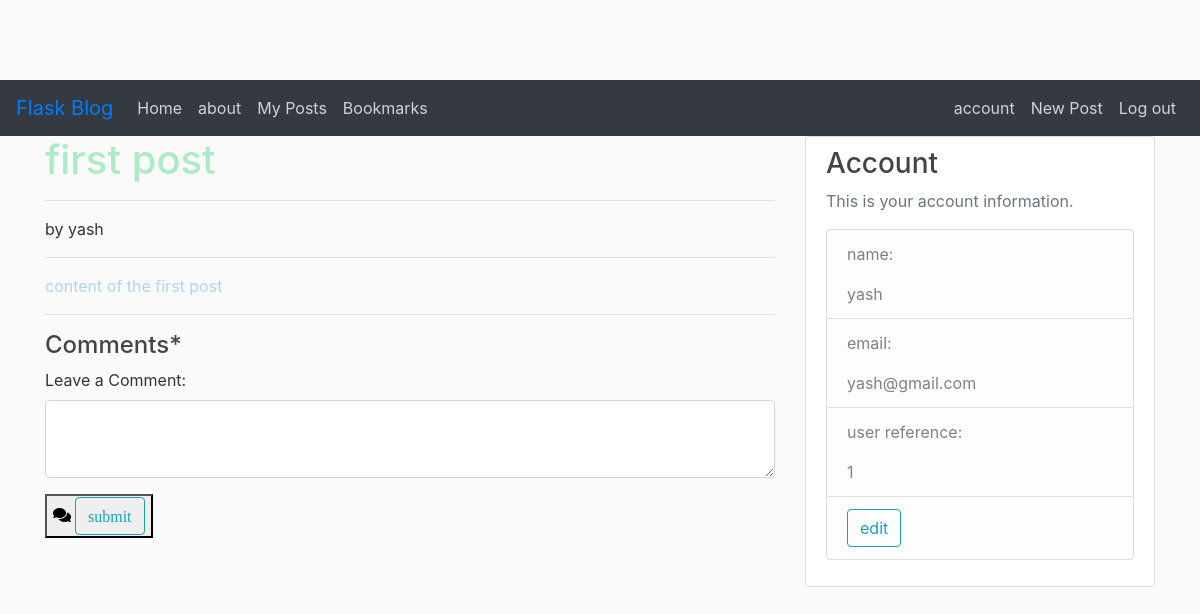
Before: /post/1 (signed in) with the older database file.
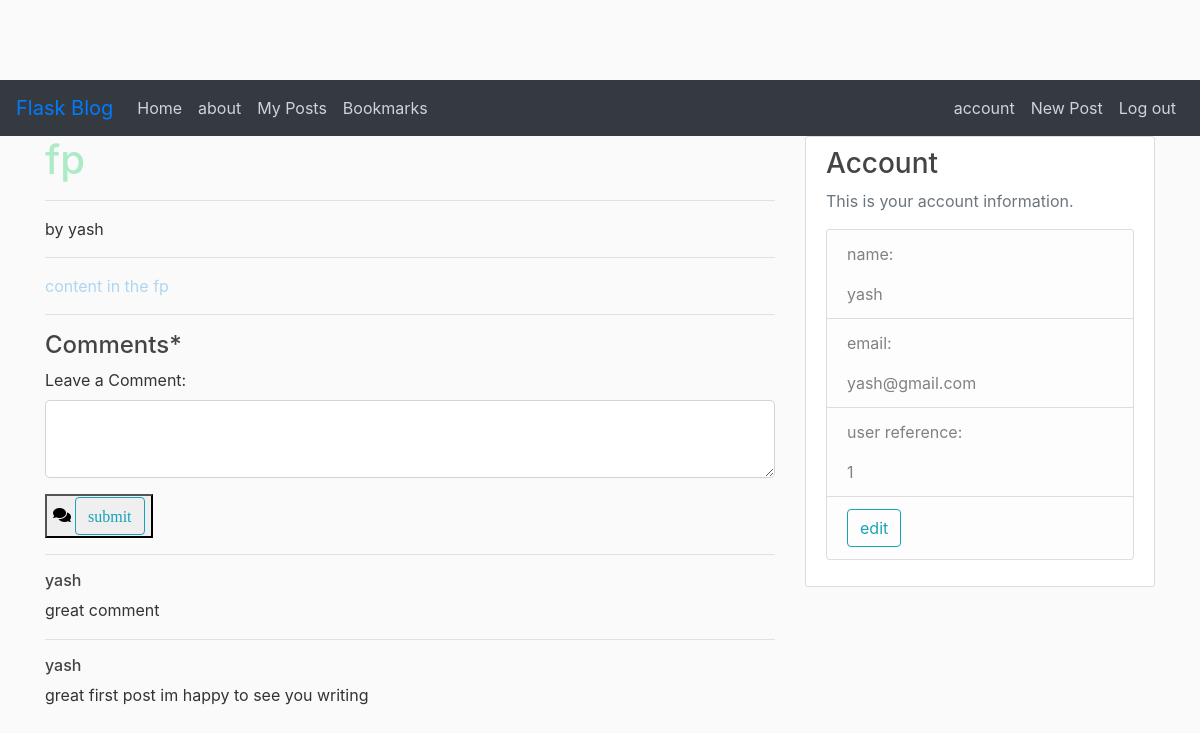
After: the same page with the newer database file.
### flaskblog/models.py (models this page shows, shortened)
class Post(db.Model):
	id = db.Column(db.Integer, primary_key = True)
	title = db.Column(db.String(100), nullable = False)
	summary = db.Column(db.String(100), nullable = False)
	date_posted = db.Column(db.DateTime, nullable = False, default=datetime.utcnow)
	content = db.Column(db.Text, nullable = False)
	user_id = db.Column(db.Integer, db.ForeignKey('user.id'), nullable = False)
	upvotes = db.Column(db.Integer, default=0)
	downvotes = db.Column(db.Integer, default=0)
	comments = db.relationship('Comment', secondary=post_comments, backref=db.backref('posted_on', lazy='dynamic'))

class User(db.Model, UserMixin):
	id = db.Column(db.Integer, primary_key = True)
	username = db.Column(db.String(20), unique = True, nullable = False)
	email = db.Column(db.String(120), unique = True, nullable = False)
	image_file = db.Column(db.String(20), nullable = False, default = 'default.jpg')
	password = db.Column(db.String(60), nullable = False)
	posts = db.relationship('Post', backref = 'author', lazy = True)
	bookmarks = db.relationship('Post', secondary=user_bookmarks, backref=db.backref('users', lazy='dynamic'))
	comments = db.relationship('Comment', backref = 'commenter', lazy= True)

class Comment(db.Model):
	id = db.Column(db.Integer, primary_key=True)
	text = db.Column(db.Text)
	user = db.Column(db.Integer, db.ForeignKey('user.id'))

### flaskblog/routes.py (the view, shortened to what this page needs)
@app.route("/post/<int:post_id>", methods=['GET', 'POST'])
@login_required
def post_display(post_id):
	test_id = post_id
	post = Post.query.get(int(post_id))
	coms = post.comments
	form = CommentForm()
	x = current_user.id
	return render_template('display_post.html', title='post.id', post = post, comments = coms, form = form)

### flaskblog/forms.py
class CommentForm(FlaskForm):
	text = TextAreaField('Leave a Comment:', validators=[Length(min=5, max=600)])
	submit = SubmitField('submit')

### flaskblog/models.py (called while the page is built)
@login_manager.user_loader
def load_user(user_id):
	return User.query.get(int(user_id))

### flaskblog/templates/display_post.html (shortened to what this page needs)
 {% extends "layout.html" %}
{% block content %}
    <h1 style="color:#ABEBC6;">{{ post.title }}</h1>
    <hr>
    <p>by {{ post.author.username }}</p>
    <hr>
    <p class="article-content" style="color:#AED6F1;">{{ post.content }}<p>
    <hr>
    <h4>Comments*</h4>
    <form method="POST" action="" enctype="multipart/form-data">
      <fieldset class="form-group">
          <div class="form-row">
            <div class="col">
                {{ form.text.label(class="form-control-label") }}
                {{ form.text(class="form-control form-control-lg") }}
              </div>
            </div>
        </fieldset>
      <div class="form-group">
        <button type="submit"><i class="fa fa-comments">
        {{ form.submit(class="btn btn-outline-info") }}
        </i></button>
      </div>
    </form>
    {% for comment in comments %}
    	<hr>
		<a href="{{ url_for('displayuser', user_id = comment.commenter.id) }}"><h6>{{comment.commenter.username}}</h6></a>
    		<div style="width:600px; height:25px;">
    			{{comment.text}}
    		</div>
    {% endfor %}
{% endblock content %}

### flaskblog/templates/layout.html (shortened to what this page needs)
<!DOCTYPE html>
<html>
<head>
      <link rel="stylesheet" href="https://maxcdn.bootstrapcdn.com/bootstrap/4.0.0/css/bootstrap.min.css">
      <link rel="stylesheet" href="https://use.fontawesome.com/releases/v5.7.0/css/all.css">
    <link rel="stylesheet" type="text/css" href="{{ url_for('static', filename='main.css') }}">
</head>
<body>
    <header class="site-header">
      <nav class="navbar navbar-expand-lg navbar-primary bg-dark">
        <a class="navbar-brand" href="#">Flask Blog</a>
        <div class="collapse navbar-collapse" id="navbarNav">
          <ul class="navbar-nav">
            <li class="nav-item active">
              <a class="nav-link" href="{{ url_for('home') }}">Home <span class="sr-only">(current)</span></a>
            </li>
            <li class="nav-item">
              <a class="nav-link" href="{{ url_for('about') }}">about</a>
            </li>
            {% if current_user.is_authenticated %}
              <li class="nav-item"><a class = "nav-link" href="{{ url_for('myposts') }}">My Posts</a></li>
              <li class="nav-item"><a class = "nav-link" href="{{ url_for('bookmarks', user_id = current_user.id) }}">Bookmarks</a></li>
            {% endif %}
          </ul>
        </div>
            <ul class="nav navbar-nav navbar-right">
              {% if current_user.is_authenticated %}
                <li class="nav-item"><a class = "nav-link" href="{{ url_for('account') }}">account</a></li>
                <li class="nav-item"><a class = "nav-link" href="{{ url_for('new') }}">New Post</a></li>
                <li class="nav-item"><a class = "nav-link" href="{{ url_for('logout') }}">Log out</a></li>
              {% else %}
                <li class="nav-item"><a class = "nav-link" href="{{ url_for('register') }}">sign up</a></li>
                <li class="nav-item"><a class = "nav-link" href="{{ url_for('login') }}">Log in</a></li>
              {% endif %}
          </ul>
      </nav>
    </header>
    <main role="main" class="container">
      <div class="row">
        <div class="col-md-8">
          {% block content %}{% endblock %}
        </div>
        {% if current_user.is_authenticated %}
          <div class="col-md-4">
            <div class="content-section">
              <h3>Account</h3>
              <p class='text-muted'>This is your account information.
                <ul class="list-group">
                  <li class="list-group-item list-group-item-light"><p>name: </p>{{current_user.username}}</li>
                  <li class="list-group-item list-group-item-light"><p>email: </p>{{current_user.email}}</li>
                  <li class="list-group-item list-group-item-light"><p>user reference: </p>{{current_user.id}}</li>
                  <li class="list-group-item list-group-item-light"><a href="{{ url_for('account') }}" class="btn btn-outline-info">edit</a></li>
                </ul>
              </p>
            </div>
          </div>
        {% endif %}
      </div>
    </main>
</body>
</html>

### flaskblog/static/main.css (style rules this page uses)
body { background: #fafafa; color: #333333; margin-top: 5rem; }
h1, h2, h3, h4, h5, h6 { color: #444444; }
.site-header .navbar-nav .nav-link { color: #cbd5db; }
.content-section { background: #ffffff; padding: 10px 20px; border: 1px solid #dddddd; border-radius: 3px; margin-bottom: 20px; }
.article-content { white-space: pre-line; }

Changed rows visible on the page:
changed Post: title "first post" → "fp"; content "content of the first post" → "content in the fp"
added Comment: commenter.username "yash", text "great comment"
added Comment: commenter.username "yash", text "great first post im happy to see you writing"
